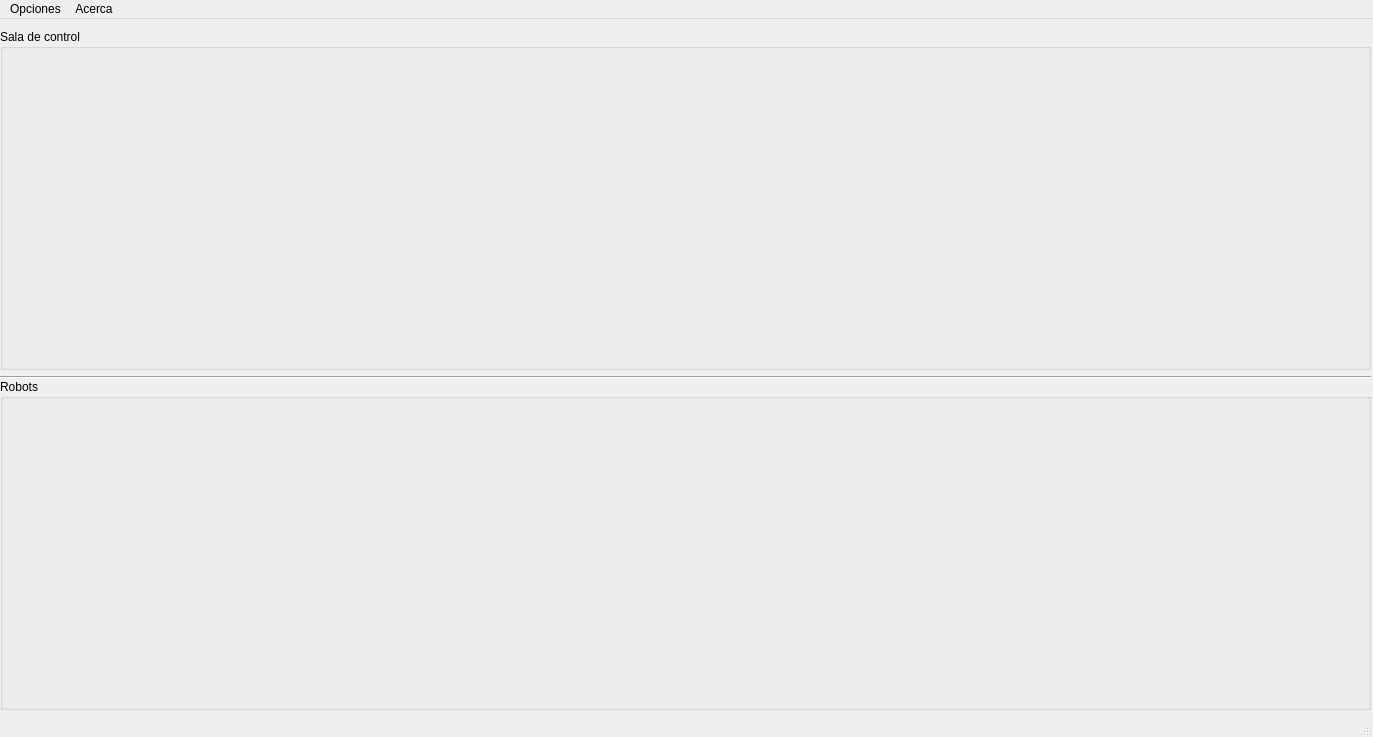
<?xml version="1.0" encoding="UTF-8"?>
<ui version="4.0">
 <class>olymain</class>
 <widget class="QMainWindow" name="olymain">
  <property name="geometry">
   <rect>
    <x>0</x>
    <y>0</y>
    <width>1373</width>
    <height>737</height>
   </rect>
  </property>
  <property name="windowTitle">
   <string>Olympus</string>
  </property>
  <widget class="QWidget" name="centralWidget">
   <widget class="QGroupBox" name="controls_container">
    <property name="enabled">
     <bool>true</bool>
    </property>
    <property name="geometry">
     <rect>
      <x>0</x>
      <y>10</y>
      <width>1371</width>
      <height>341</height>
     </rect>
    </property>
    <property name="sizePolicy">
     <sizepolicy hsizetype="Fixed" vsizetype="Fixed">
      <horstretch>50</horstretch>
      <verstretch>50</verstretch>
     </sizepolicy>
    </property>
    <property name="autoFillBackground">
     <bool>true</bool>
    </property>
    <property name="title">
     <string>Sala de control</string>
    </property>
    <widget class="QWidget" name="horizontalLayoutWidget_2">
     <property name="geometry">
      <rect>
       <x>10</x>
       <y>20</y>
       <width>671</width>
       <height>311</height>
      </rect>
     </property>
     <layout class="QHBoxLayout" name="control_layout"/>
    </widget>
    <widget class="QWidget" name="horizontalLayoutWidget_3">
     <property name="geometry">
      <rect>
       <x>700</x>
       <y>20</y>
       <width>661</width>
       <height>311</height>
      </rect>
     </property>
     <layout class="QHBoxLayout" name="options_layout"/>
    </widget>
    <zorder>horizontalLayoutWidget_2</zorder>
    <zorder>horizontalLayoutWidget_3</zorder>
    <zorder>line</zorder>
   </widget>
   <widget class="QGroupBox" name="robots_container">
    <property name="geometry">
     <rect>
      <x>0</x>
      <y>360</y>
      <width>1371</width>
      <height>331</height>
     </rect>
    </property>
    <property name="title">
     <string>Robots</string>
    </property>
    <widget class="QWidget" name="horizontalLayoutWidget">
     <property name="geometry">
      <rect>
       <x>0</x>
       <y>10</y>
       <width>1371</width>
       <height>291</height>
      </rect>
     </property>
     <layout class="QHBoxLayout" name="robots_layout"/>
    </widget>
   </widget>
   <widget class="Line" name="line">
    <property name="geometry">
     <rect>
      <x>0</x>
      <y>350</y>
      <width>1371</width>
      <height>16</height>
     </rect>
    </property>
    <property name="orientation">
     <enum>Qt::Horizontal</enum>
    </property>
   </widget>
  </widget>
  <widget class="QMenuBar" name="menuBar">
   <property name="geometry">
    <rect>
     <x>0</x>
     <y>0</y>
     <width>1373</width>
     <height>20</height>
    </rect>
   </property>
   <widget class="QMenu" name="menuAcerca">
    <property name="title">
     <string>Acerca</string>
    </property>
    <addaction name="actionAcerca_de_Olympus"/>
   </widget>
   <widget class="QMenu" name="menuOpciones_2">
    <property name="title">
     <string>Opciones</string>
    </property>
    <addaction name="separator"/>
    <addaction name="actionPreferencias"/>
    <addaction name="separator"/>
    <addaction name="actionSalir"/>
   </widget>
   <addaction name="menuOpciones_2"/>
   <addaction name="menuAcerca"/>
  </widget>
  <widget class="QStatusBar" name="statusBar"/>
  <action name="actionAcerca_de_Olympus">
   <property name="text">
    <string>Acerca de Olympus</string>
   </property>
  </action>
  <action name="actionPreferencias">
   <property name="text">
    <string>Preferencias</string>
   </property>
  </action>
  <action name="actionSalir">
   <property name="text">
    <string>Salir</string>
   </property>
  </action>
 </widget>
 <layoutdefault spacing="6" margin="11"/>
 <resources/>
 <connections/>
</ui>
